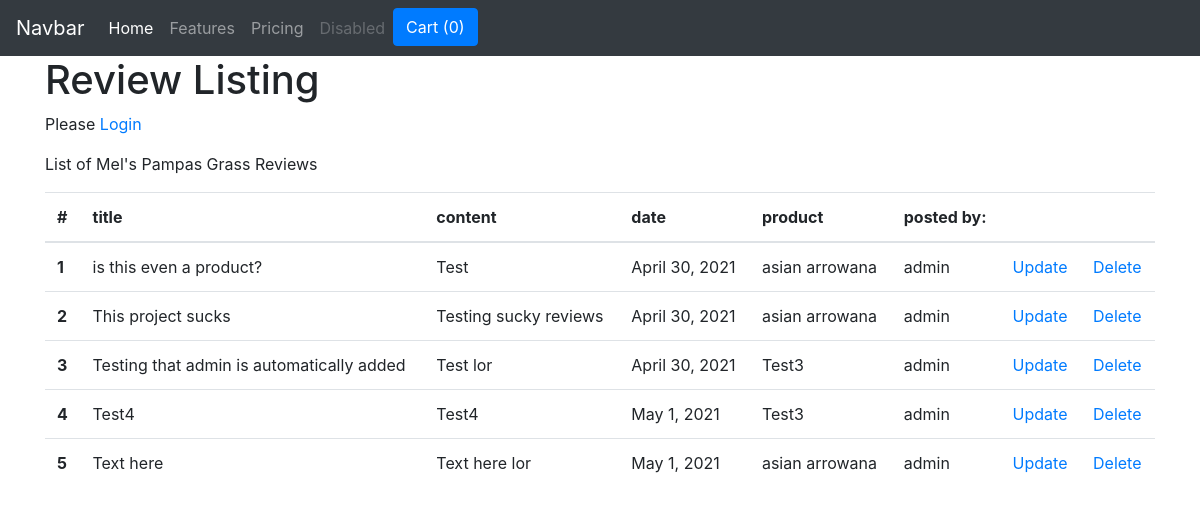
The app's page /reviews/ with its own data.
### reviews/models.py (models this page shows, shortened)
class Review(models.Model):
    title = models.CharField(blank=False, max_length=255)
    content = models.TextField(blank=False)
    date = models.DateField(default=datetime.date.today)
    product = models.ForeignKey(Product, on_delete=models.CASCADE)
    owner = models.ForeignKey(User, on_delete=models.CASCADE)

### products/models.py (models this page shows)
class Product(models.Model):
    name = models.CharField(blank=False, max_length=255)
    product_type = models.ForeignKey(ProductType, on_delete=models.CASCADE)
    image = ImageField(blank=True, manual_crop="")
    price = models.DecimalField(
        blank=False, max_digits=19, decimal_places=2)
    colour = models.ForeignKey(Colour, on_delete=models.CASCADE)
    tag = models.ManyToManyField(Tag)
    length = models.FloatField(blank=False)
    desc = models.TextField(blank=False)
    quantity = models.IntegerField(blank=False)
    def __str__(self):
        return self.name

### reviews/views.py (the view)
# urls.py: path('', reviews.views.show_reviews, name='show_review_route'),
def show_reviews(request):
    reviews = Review.objects.all()
    return render(request, 'reviews/show-reviews.template.html', {
        'reviews': reviews
    })

### cart/contexts.py (called while the page is built)
def cart_contents(request):
    cart = request.session.get('shopping_cart', {})
    return {
        'shopping_cart': cart,
        'items_in_cart': len(cart)
    }

### reviews/templates/reviews/show-reviews.template.html (shortened to what this page needs)
{% extends 'base.template.html' %}
{% load crispy_forms_tags %}
{% load static %}
{% block content %}
    <h1>Review Listing</h1>
    {% if request.user.is_authenticated  %}
    <p>Welcome {{request.user}}</p>
    {% else %}
    <p>Please <a href="/accounts/login">Login</a></p>
    {%endif%}
    <p>
        List of Mel's Pampas Grass Reviews
    </p>
    <table class="table">
        <thead>
            <tr>
                <th scope="col">#</th>
                <th scope="col">title</th>
                <th scope="col">content</th>
                <th scope="col">date</th>
                <th scope="col">product</th>
                <th scope="col">posted by:</th>
                <th scope="col"></th>
                <th scope="col"></th>
            </tr>
        </thead>
        <tbody>
            {% for review in reviews %}
            <tr>
                <th scope="row">{{review.id}}</th>
                <td>{{review.title}}</td>
                <td>{{review.content}}</td>
                <td>{{review.date}}</td>
                <td>{{review.product}}</td>
                <td>{{review.owner}}</td>
                <td><a href="">Update</a></td>
                <td><a href="">Delete</a></td>
            </tr>
            {% endfor %}
        </tbody>
    </table>
{% endblock %}

### records on screen
Review: id "1", title "is this even a product?", content "Test", date "April 30, 2021", product "asian arrowana", owner "admin"
Review: id "2", title "This project sucks", content "Testing sucky reviews", date "April 30, 2021", product "asian arrowana", owner "admin"
Review: id "3", title "Testing that admin is automatically added", content "Test lor", date "April 30, 2021", product "Test3", owner "admin"
Review: id "4", title "Test4", content "Test4", date "May 1, 2021", product "Test3", owner "admin"
Review: id "5", title "Text here", content "Text here lor", date "May 1, 2021", product "asian arrowana", owner "admin"

### other values on screen
{{ items_in_cart }} "0"
